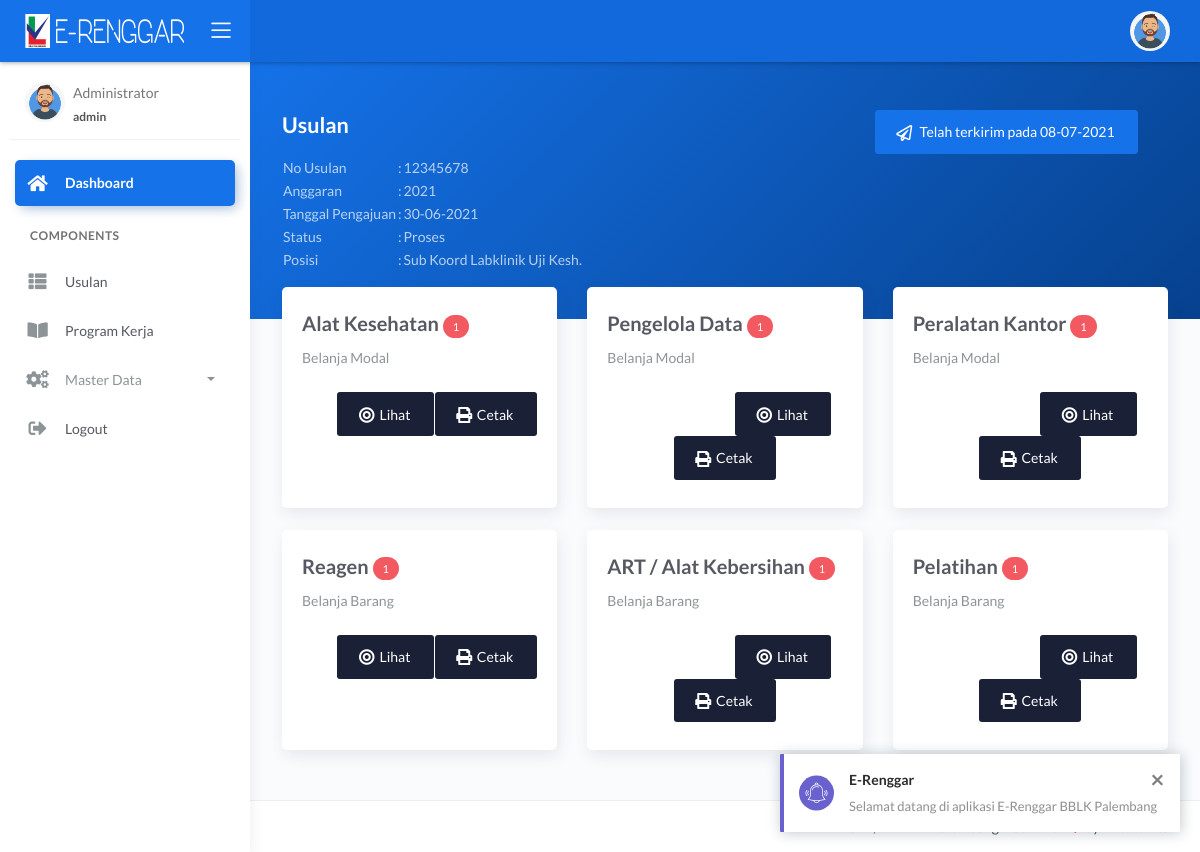
The page /instalasi/detail-usulan.php?id_usulan=1 (signed in) on the database as committed earlier.
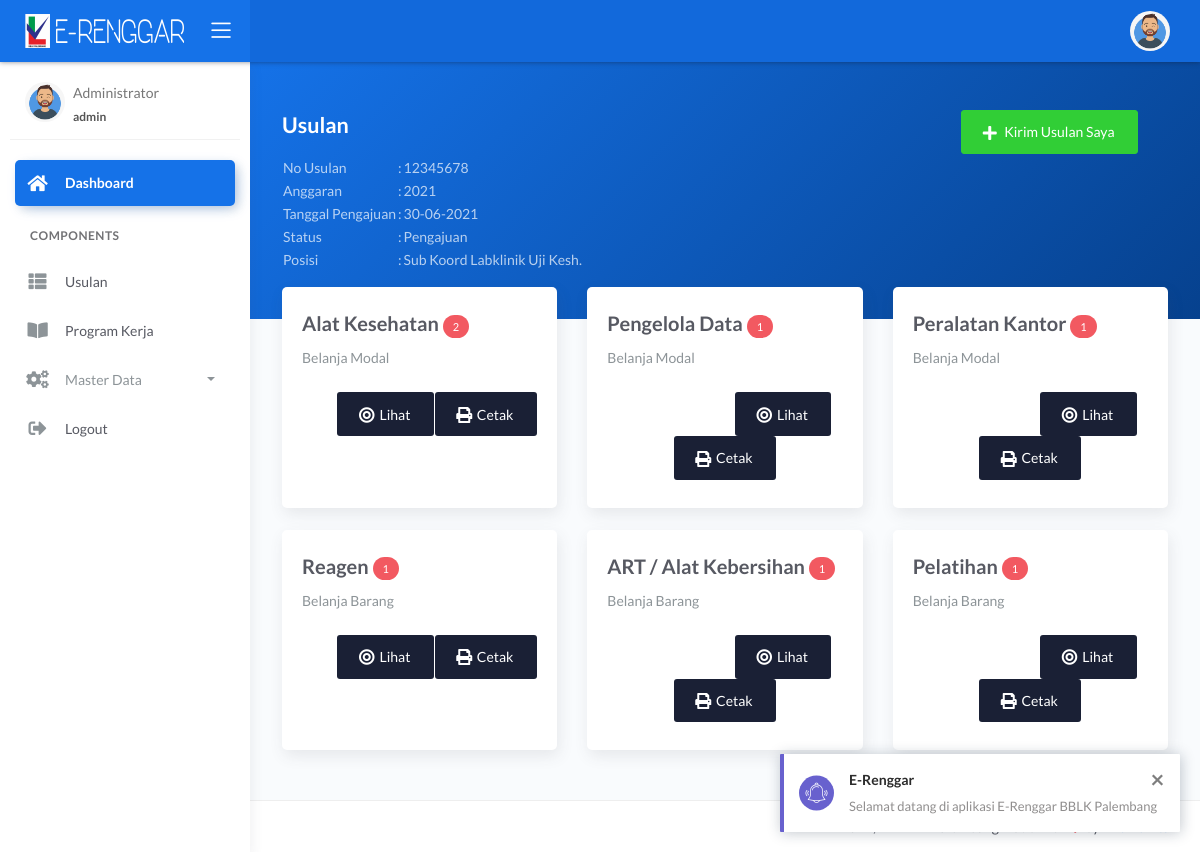
The same page on the database as committed later.
### tables this page shows
CREATE TABLE `usulan` (
  `id_usulan` int(11) NOT NULL,
  `id_user` int(11) NOT NULL,
  `no_usulan` varchar(255) NOT NULL,
  `anggaran` varchar(10) NOT NULL,
  `tgl_usulan` date NOT NULL,
  `sent` int(11) NOT NULL,
  `status` varchar(255) DEFAULT 'Pengajuan',
  `tgl_kirim` date DEFAULT NULL,
  `posisi` varchar(255) DEFAULT NULL,
  `catatan` text DEFAULT NULL,
  `created_at` datetime DEFAULT current_timestamp(),
  `updated_at` datetime DEFAULT NULL ON UPDATE current_timestamp()
);

### instalasi/detail-usulan.php (the view, shortened to what this page needs)
<?php
include 'header.php';
$id_usulan = $_GET["id_usulan"];
$surat=mysqli_query($koneksi,"SELECT * FROM usulan WHERE id_usulan=$id_usulan")or die(mysql_error());
$usulan_barang=mysqli_query($koneksi,"SELECT * FROM usulan_barang inner join barang on usulan_barang.id_barang=barang.id_barang WHERE usulan_barang.kategori='alkes' and usulan_barang.id_usulan = '".$_GET['id_usulan']."'")or die(mysql_error());
$pdata=mysqli_query($koneksi,"SELECT * FROM usulan_barang inner join barang on usulan_barang.id_barang=barang.id_barang WHERE usulan_barang.kategori='Pengelola Data' and usulan_barang.id_usulan = '".$_GET['id_usulan']."'")or die(mysql_error());
$pkantor=mysqli_query($koneksi,"SELECT * FROM usulan_barang inner join barang on usulan_barang.id_barang=barang.id_barang WHERE usulan_barang.kategori='Peralatan Kantor' and usulan_barang.id_usulan = '".$_GET['id_usulan']."'")or die(mysql_error());
$art=mysqli_query($koneksi,"SELECT * FROM art inner join barang on art.id_barang=barang.id_barang WHERE id_usulan = '".$_GET['id_usulan']."'")or die(mysql_error());
$reagen=mysqli_query($koneksi,"SELECT * FROM reagen inner join barang on reagen.id_barang=barang.id_barang WHERE id_usulan = '".$_GET['id_usulan']."'")or die(mysql_error());
$pelatihan=mysqli_query($koneksi,"SELECT * FROM pelatihan WHERE id_usulan = '".$_GET['id_usulan']."'")or die(mysql_error());
$data = [];
while($d=mysqli_fetch_array($surat)){ $data[] = $d; }
?>
<div class="main-panel">
	<div class="content">
		<div class="panel-header bg-primary-gradient">
			<div class="page-inner py-5">
				<div class="d-flex align-items-left align-items-md-center flex-column flex-md-row">
					<div class="row" style="width: 100%;">
						<div class="col-8 col-md-8">
							<h2 class="text-white pb-2 fw-bold">Usulan</h2>
							<table>
								<tr>
									<td class="text-white op-7 mb-2">No Usulan</td>
									<td class="text-white op-7 mb-2">:</td>
									<td class="text-white op-7 mb-2"><?= $data[0]['no_usulan'] ?></td>
								</tr>
								<tr>
									<td class="text-white op-7 mb-2">Anggaran</td>
									<td class="text-white op-7 mb-2">:</td>
									<td class="text-white op-7 mb-2"><?= $data[0]['anggaran'] ?></td>
								</tr>
								<tr>
									<td class="text-white op-7 mb-2">Tanggal Pengajuan</td>
									<td class="text-white op-7 mb-2">:</td>
									<td class="text-white op-7 mb-2"><?= date_format(new DateTime($data[0]['tgl_usulan']),'d-m-Y') ?></td>
								</tr>
								<tr>
									<td class="text-white op-7 mb-2">Status</td>
									<td class="text-white op-7 mb-2">:</td>
									<td class="text-white op-7 mb-2"><?= $data[0]['status'] ?></td>
								</tr>
								<tr>
									<td class="text-white op-7 mb-2">Posisi</td>
									<td class="text-white op-7 mb-2">:</td>
									<td class="text-white op-7 mb-2"><?= $data[0]['posisi'] ?></td>
								</tr>
							</table>
						</div>
						<div class="col-4 col-md-4">
							<?php
							if($data[0]['sent'] == 1){ ?>
								<button class="btn btn-primary" style="float: right;"><span class="btn-label">
								</span> Telah terkirim pada <?= date_format(new DateTime($data[0]['tgl_kirim']),'d-m-Y') ?></button>
							<?php } else{ ?>
								<button data-toggle="modal" data-target="#modalVerifikasiProker" class="btn btn-success" style="float: right;"><span class="btn-label">
								</span> <?= ($data[0]['status'] == 'revisi')? "Kirim perbaikan usulan saya" :"Kirim Usulan Saya" ?></button>
							<?php  } ?>
						</div>
					</div>
				</div>
			</div>
		</div>
		<div class="page-inner mt--5">
			<div class="row mt--2">
				<div class="col-md-4">
					<div class="card full-height">
						<div class="card-body">
							<div class="card-title"><b>Alat Kesehatan</b> <span class="badge badge-danger"> <?= mysqli_num_rows($usulan_barang); ?></span></div>
							<div class="card-category">Belanja Modal</div>
							<div class="d-flex flex-wrap justify-content-around pb-2 pt-4">
								<div class="px-2 pb-2 pb-md-0 text-center">
								</div>
								<div class="px-2 pb-2 pb-md-0 text-center">
								</div>
								<a href="alkes.php?id_usulan=<?= $id_usulan; ?>" class="btn btn-default">
									<span class="btn-label">
									</span>
									Lihat
								</a>
								<?php $xx=mysqli_fetch_array($usulan_barang); ?>
								<a href="../surat/cetak_usulan_barang.php?id_usulan=<?= $id_usulan; ?>&id_usulan_barang=<?= $xx['id_usulan_barang']; ?>" target="_blank" class="btn btn-default">
									<span class="btn-label">
									</span>
									Cetak
								</a>
							</div>
						</div>
					</div>
				</div>
				<div class="col-md-4">
					<div class="card full-height">
						<div class="card-body">
							<div class="card-title"><b>Pengelola Data</b> <span class="badge badge-danger"> <?= mysqli_num_rows($pdata); ?></span></div>
							<div class="card-category">Belanja Modal</div>
							<div class="d-flex flex-wrap justify-content-around pb-2 pt-4">
								<div class="px-2 pb-2 pb-md-0 text-center">
								</div>
								<div class="px-2 pb-2 pb-md-0 text-center">
								</div>
								<div class="px-2 pb-2 pb-md-0 text-center">
								</div>
								<a href="p-data.php?id_usulan=<?= $id_usulan; ?>" class="btn btn-default">
									<span class="btn-label">
									</span>
									Lihat
								</a>
								<a href="../surat/cetak_kak.php?id_usulan=<?= $id_usulan; ?>" target="_blank" class="btn btn-default">
									<span class="btn-label">
									</span>
									Cetak
								</a>
							</div>
						</div>
					</div>
				</div>
				<div class="col-md-4">
					<div class="card full-height">
						<div class="card-body">
							<div class="card-title"><b>Peralatan Kantor</b> <span class="badge badge-danger"> <?= mysqli_num_rows($pkantor); ?></span></div>
							<div class="card-category">Belanja Modal</div>
							<div class="d-flex flex-wrap justify-content-around pb-2 pt-4">
								<div class="px-2 pb-2 pb-md-0 text-center">
								</div>
								<div class="px-2 pb-2 pb-md-0 text-center">
								</div>
								<div class="px-2 pb-2 pb-md-0 text-center">
								</div>
								<a href="p-kantor.php?id_usulan=<?= $id_usulan; ?>" class="btn btn-default">
									<span class="btn-label">
									</span>
									Lihat
								</a>
								<a href="../surat/cetak_alat_kantor.php?id_usulan=<?= $id_usulan; ?>" target="_blank" class="btn btn-default">
									<span class="btn-label">
									</span>
									Cetak
								</a>
							</div>
						</div>
					</div>
				</div>
			</div>
		</div>
			<div class="page-inner mt--5">
			<div class="row mt--2">
				<div class="col-md-4">
					<div class="card full-height">
						<div class="card-body">
							<div class="card-title"><b>Reagen</b> <span class="badge badge-danger"> <?= mysqli_num_rows($reagen); ?></span></div>
							<div class="card-category">Belanja Barang</div>
							<div class="d-flex flex-wrap justify-content-around pb-2 pt-4">
								<div class="px-2 pb-2 pb-md-0 text-center">
								</div>
								<div class="px-2 pb-2 pb-md-0 text-center">
								</div>
								<a href="reagen.php?id_usulan=<?= $id_usulan; ?>" class="btn btn-default">
									<span class="btn-label">
									</span>
									Lihat
								</a>
								<a href="../surat/cetak_kak.php?id_usulan=<?= $id_usulan; ?>" target="_blank" class="btn btn-default">
									<span class="btn-label">
									</span>
									Cetak
								</a>
							</div>
						</div>
					</div>
				</div>
				<div class="col-md-4">
					<div class="card full-height">
						<div class="card-body">
							<div class="card-title"><b>ART / Alat Kebersihan</b> <span class="badge badge-danger"> <?= mysqli_num_rows($art); ?></span></div>
							<div class="card-category">Belanja Barang</div>
							<div class="d-flex flex-wrap justify-content-around pb-2 pt-4">
								<div class="px-2 pb-2 pb-md-0 text-center">
								</div>
								<div class="px-2 pb-2 pb-md-0 text-center">
								</div>
								<div class="px-2 pb-2 pb-md-0 text-center">
								</div>
								<a href="art.php?id_usulan=<?= $id_usulan; ?>" class="btn btn-default">
									<span class="btn-label">
									</span>
									Lihat
								</a>
								<a href="../surat/cetak_kak.php?id_usulan=<?= $id_usulan; ?>" target="_blank" class="btn btn-default">
									<span class="btn-label">
									</span>
									Cetak
								</a>
							</div>
						</div>
					</div>
				</div>
				<div class="col-md-4">
					<div class="card full-height">
						<div class="card-body">
							<div class="card-title"><b>Pelatihan</b> <span class="badge badge-danger"> <?= mysqli_num_rows($pelatihan); ?></span></div>
							<div class="card-category">Belanja Barang</div>
							<div class="d-flex flex-wrap justify-content-around pb-2 pt-4">
								<div class="px-2 pb-2 pb-md-0 text-center">
								</div>
								<div class="px-2 pb-2 pb-md-0 text-center">
								</div>
								<div class="px-2 pb-2 pb-md-0 text-center">
								</div>
								<a href="pelatihan.php?id_usulan=<?= $id_usulan; ?>" class="btn btn-default">
									<span class="btn-label">
									</span>
									Lihat
								</a>
								<a href="../surat/cetak_kak.php?id_usulan=<?= $id_usulan; ?>" target="_blank" class="btn btn-default">
									<span class="btn-label">
									</span>
									Cetak
								</a>
							</div>
						</div>
					</div>
				</div>
			</div>
				</div>
			</div>
		</div>
	</div>
	<?php include'footer.php';?>

### instalasi/header.php (shortened to what this page needs)
<!DOCTYPE html>
<html lang="en">
<head>
	<link rel="stylesheet" href="../assets/css/bootstrap.min.css">
	<link rel="stylesheet" href="../assets/css/atlantis.min.css">
	<link rel="stylesheet" href="../assets/css/demo.css">
</head>
<body>
	<div class="wrapper">
		<div class="main-header">
			<div class="logo-header" data-background-color="blue">
				<a href="index.php" class="logo">
					<img src="../image/logorenggar.png" alt="navbar brand" class="navbar-brand">
				</a>
				<div class="nav-toggle">
					<button class="btn btn-toggle toggle-sidebar">
						<i class="icon-menu"></i>
					</button>
				</div>
			</div>
			<nav class="navbar navbar-header navbar-expand-lg" data-background-color="blue2">
				<div class="container-fluid">
					<ul class="navbar-nav topbar-nav ml-md-auto align-items-center">
						<li class="nav-item dropdown hidden-caret">
							<a class="dropdown-toggle profile-pic" data-toggle="dropdown" href="#" aria-expanded="false">
								<div class="avatar-sm">
									<img src="../image/user.png" alt="..." class="avatar-img rounded-circle">
								</div>
							</a>
						</li>
					</ul>
				</div>
			</nav>
		</div>
		<div class="sidebar sidebar-style-2">
			<div class="sidebar-wrapper scrollbar scrollbar-inner">
				<div class="sidebar-content">
					<div class="user">
						<div class="avatar-sm float-left mr-2">
							<img src="../image/user.png" alt="..." class="avatar-img rounded-circle">
						</div>
						<div class="info">
							<a data-toggle="collapse" href="#collapseExample" aria-expanded="true">
								<span>
									<?php echo $_SESSION['nama'];?>
									<span class="user-level"><?php echo $_SESSION['level'];?></span>
								</span>
							</a>
						</div>
					</div>
					<ul class="nav nav-primary">
						<li class="nav-item active">
							<a href="index.php">
								<i class="fas fa-home"></i>
								<p>Dashboard</p>
							</a>
						</li>
						<li class="nav-section">
							<h4 class="text-section">Components</h4>
						</li>
						<li class="nav-item">
							<a href="usulan.php">
								<i class="fas fa-th-list"></i>
								<span class="sub-item">Usulan</span>
							</a>
						</li>
						<li class="nav-item">
							<a href="proker.php">
								<i class="fas fa-book-open"></i>
								<span class="sub-item">Program Kerja</span>
							</a>
						</li>
						<li class="nav-item">
							<a data-toggle="collapse" href="#sidebarLayouts" class="collapsed" aria-expanded="false">
								<i class="fas fa-cogs"></i>
								<p>Master Data</p>
								<span class="caret"></span>
							</a>
						</li>
						<li class="nav-item">
							<a href="logout.php">
								<i class="fas fa-sign-out-alt"></i>
								<span class="sub-item">Logout</span>
							</a>
						</li>
					</ul>
				</div>
			</div>
		</div>

### instalasi/footer.php (shortened to what this page needs)
			<footer class="footer">
				<div class="container-fluid">
					<div class="copyright ml-auto">
						2021, IT BBLK Palembang made with <i class="fa fa-heart heart text-danger"></i> by <a href="https://www.themekita.com">ThemeKita</a>
					</div>
				</div>
			</footer>
</body>
</html>

Rows that differ between the two databases and show on the page:
changed usulan "Sub Koord Labklinik Uji Kesh.": status "Proses" → "Pengajuan"; sent 1 → 0 (drawn); tgl_kirim "08-07-2021" → (not shown)
Other text that changed with them:
mysqli_num_rows($usulan_barang): "1" → "2"
text no longer shown: "Telah terkirim pada"
text now shown: "Kirim Usulan Saya"
